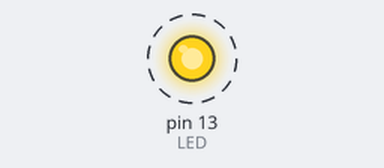
A sketch run on a simulated Arduino Mega 2560, built with avr-gcc and run on an emulated ATmega2560. Shown: output pins drawn as LEDs (lit = HIGH). Dashed ring = blinking.

Above: at 0.2 s.
Timing chart, 0 to 3.0 s (numbered marks = the images above):
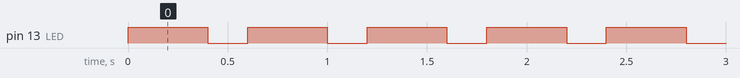

The sketch:

0.1.ino
```cpp
#include <Arduino.h>

#define LED 13

bool ledState = LOW;

void flip()
{
  ledState = !ledState;
}

void setup() { pinMode(LED, OUTPUT); }

void loop()
{
  flip();
  digitalWrite(LED, ledState);
  delay(400);
  flip();
  digitalWrite(LED, ledState);
  delay(200);
}
```

Measured:
- by itself, pin 13 (LED): alternates HIGH for 0.40 s and LOW for 0.20 s
